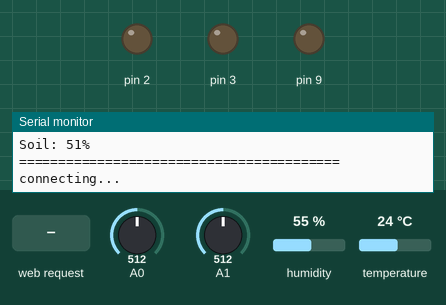
This sketch was run on a simulated Arduino Uno, built with avr-gcc and run on an emulated ATmega328P. Parts: output pins drawn as LEDs (lit = HIGH), the last lines printed to the serial monitor. The inputs (shaded band) are chosen by the test bench; at power-on: A0 = 512, A1 = 512, humidity 55 %, temperature 24 °C. WiFi joins after 1.5 s; servers stay silent unless stated.

Above: at 1.2 s.
1.3 s: HTTP request GET /Light=on received
At 2.5 s:
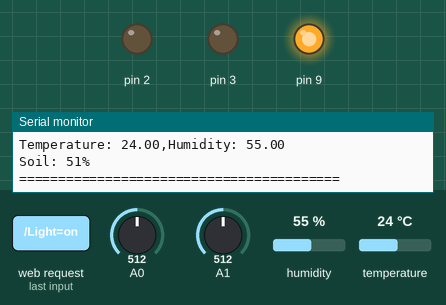
2.9 s: HTTP request GET /Fan=on received
At 3.6 s:
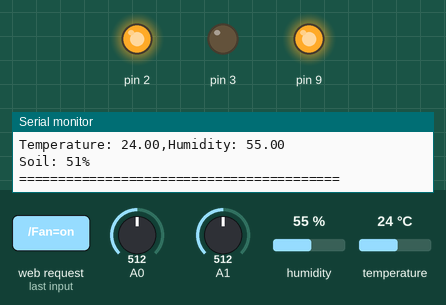
4.4 s: HTTP request GET /Light=off received
At 5.0 s:
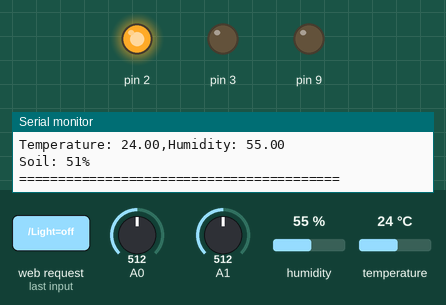
5.9 s: HTTP request GET /Pump=on received
At 7.0 s:
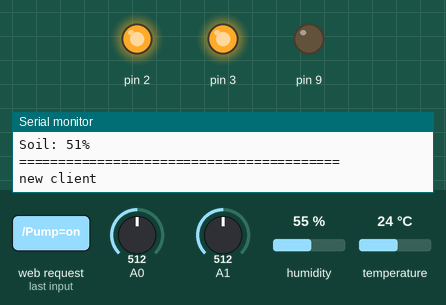
Timing chart, 0 to 12.7 s (numbered marks = the images above; inputs shaded):
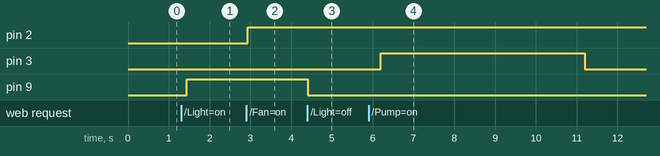

The sketch:

farm.ino
```cpp
#include <Ethernet.h>
#include <SPI.h>
#include <SHT1x.h>

  #define dataPin  6
  #define clockPin 7

  byte mac[] = {0xDE, 0xAD, 0xBE, 0xEF, 0xFE, 0xED}; // 乙太網路
  IPAddress ip(192, 168, 0, 30);                     // local IP
  IPAddress remote(192, 168, 0, 130);                // remote IP
  EthernetServer Listen(80);                         // server
  EthernetClient client;                             // client

  SHT1x sht1x(dataPin, clockPin);                    // 傳感器

  boolean EthernetTf = true;
  String Request;                                    // stores the HTTP request
  float Temperature, Humidity;                       // 溫度、濕度
  int Soil, Light;                                   // 土壤, 光

  int time = 0;

  void setup() {
    Serial.begin(9600);

    pinMode(A0, INPUT);             // 設定腳位位置的行為
    pinMode(9, OUTPUT);             // 同上
    pinMode(2, OUTPUT);             // 同上
    pinMode(3, OUTPUT);             // 同上

    Ethernet.begin(mac, ip);
    Listen.begin();
    Serial.print("server is at ");
    Serial.println(Ethernet.localIP());
  }

  void loop() {
    EthernetSend();
    EthernetListen();
  }

  void EthernetSend() {
    Temperature = sht1x.readTemperatureC(); // 溫度傳感器
    Humidity    = sht1x.readHumidity();     // 濕度傳感器
    int loo     = analogRead(A1);
    Soil        = (1000-(loo-23))/10;       // 土壤
    Light       = analogRead(A0);           // 光

    if(time == 5) {
      Deliver();
      Show();
      time = 0;
    }
    time++;
  }

  void Deliver() {
    Serial.println("connecting...");
    if (client.connect(remote, 80)) {
      Serial.println("connected");
      client.print("GET /ipps/api/index/");
      client.print(Humidity);
      client.print("/");
      client.print(Light);
      client.print("/");
      client.print(Soil);
      client.print("/");
      client.print(Temperature);
      client.print("/");
      client.println(" HTTP/1.0");
      client.println();

      client.stop();
      client.flush();
      Serial.println("send!!");
    } else {
      Serial.println("connection failed");
    }
  }

  void Show() {
    Serial.print("Light: ");
    Serial.println(Light);
    Serial.print("Temperature: ");  // 溫度的值
    Serial.print(Temperature);      // 溫度的值
    Serial.print(",");
    Serial.print("Humidity: ");     // 濕度的值
    Serial.println(Humidity);       // 濕度的值
    Serial.print("Soil: ");         // 土壤的值
    Serial.print(Soil);             // 土壤的值
    Serial.println("%");
    Serial.println("=========================================");
  }

  void EthernetListen() {
    // Listen for incoming clients
    EthernetClient client = Listen.available();
    if (client) {
      Serial.println("new client");
      // an http request ends with a blank line
      boolean currentLineIsBlank = true;
      while (client.connected()) {
        if (client.available()) {
          char c = client.read();
          Request += c;
          if (c == '\n' && currentLineIsBlank) {
            Control(Request);
            Serial.println(Request);
            Request = "";
            break;
          }
          if (c == '\n') {
            // you're starting a new line
            currentLineIsBlank = true;
          } else if (c != '\r') {
            // you've gotten a character on the current line
            currentLineIsBlank = false;
          }
        }
      }
      client.stop();
      Serial.println("client disonnected");
    }
  }

  void Control(String Request) {
    if(Request.indexOf("/Light=on") > -1) {
      digitalWrite(9, HIGH);
    } else if(Request.indexOf("/Light=off") > -1) {
      digitalWrite(9, LOW);
    } else if(Request.indexOf("/Fan=on") > -1) {
      digitalWrite(2, HIGH);
    } else if(Request.indexOf("/Fan=off") > -1) {
      digitalWrite(2, LOW);
    } else if(Request.indexOf("/Pump=on") > -1) {
      digitalWrite(3, HIGH);
      delay(5000);
      digitalWrite(3, LOW);
      delay(3000);
    } else if(Request.indexOf("/Pump=off") > -1) {
      digitalWrite(3, LOW);
    }
  }
```

Measured:
- after the input at 1.3 s, pin 9: LOW → HIGH after 0.15 s
- after the input at 2.9 s, pin 2: LOW → HIGH at once
- after the input at 4.4 s, pin 9: HIGH → LOW at once
- after the input at 5.9 s, pin 3: LOW → HIGH after 0.30 s, → LOW 5.0 s later
